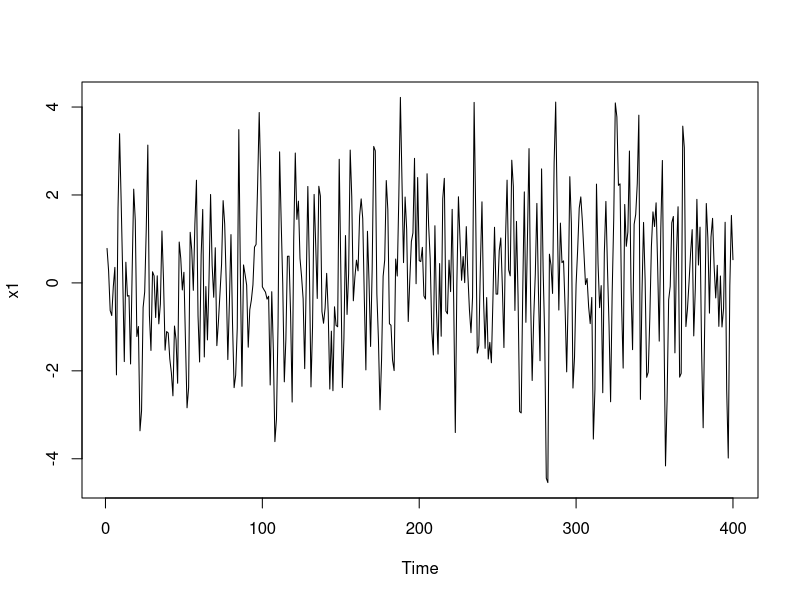
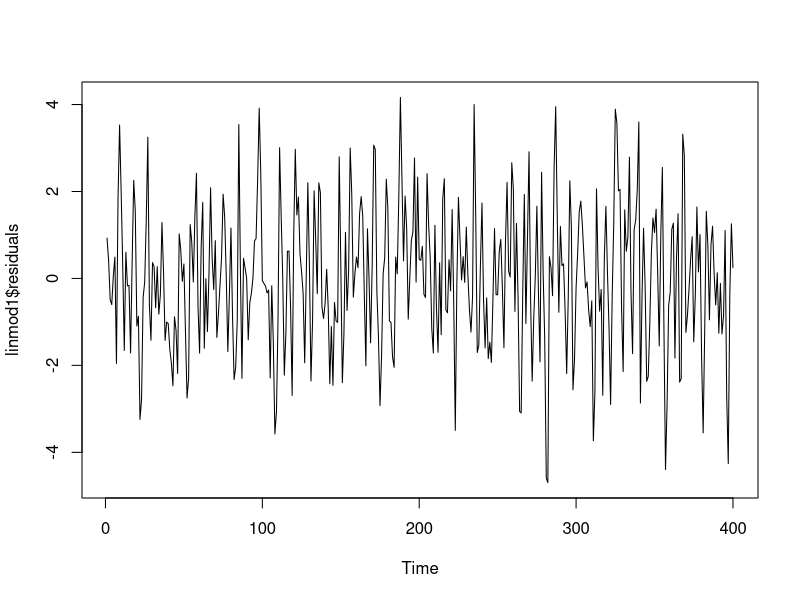
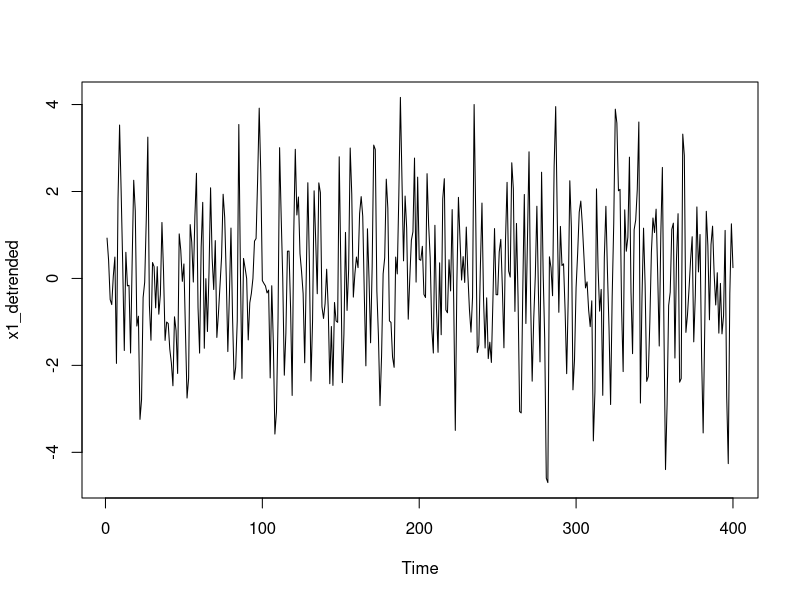
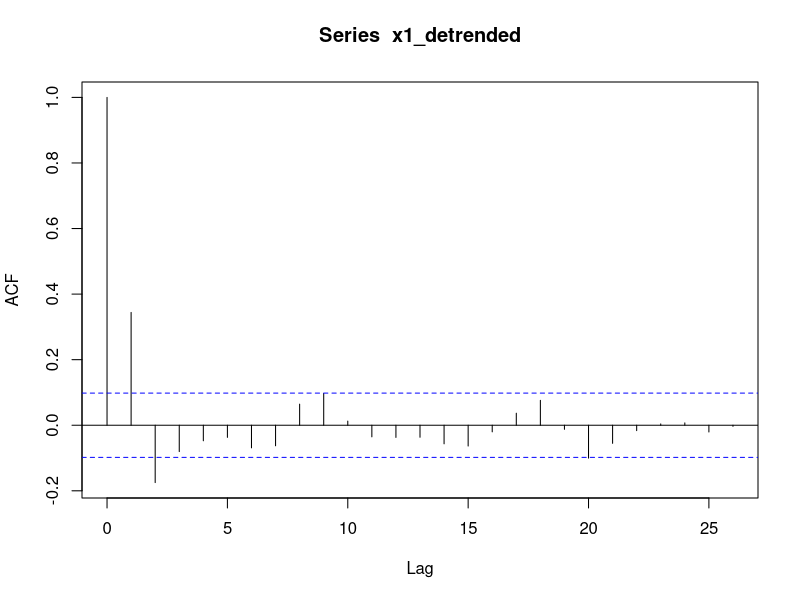
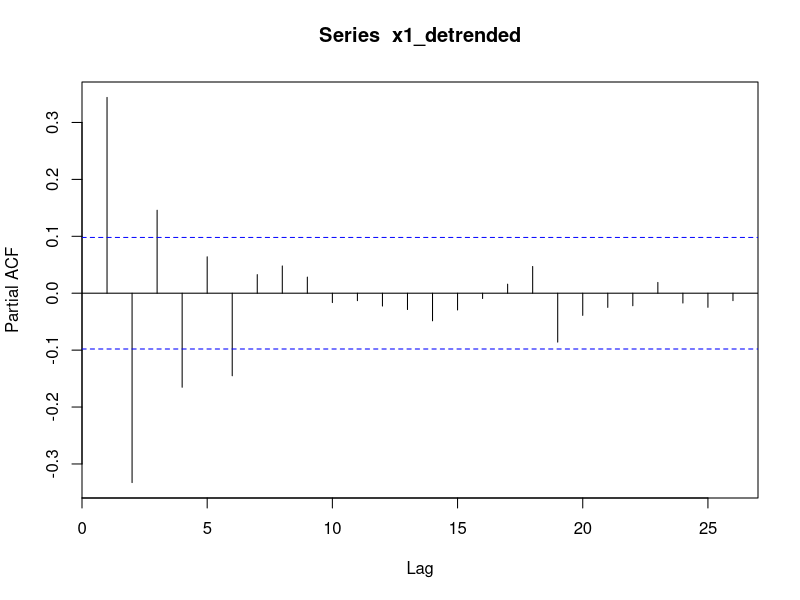
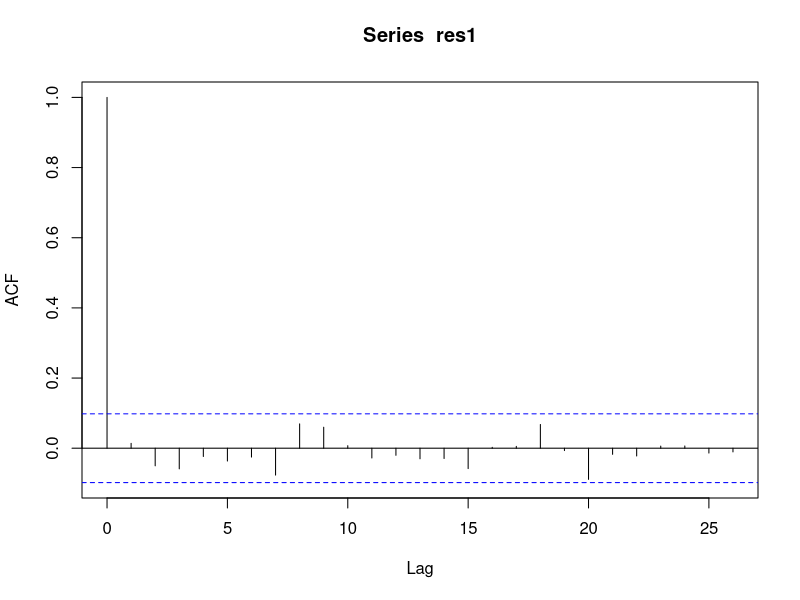
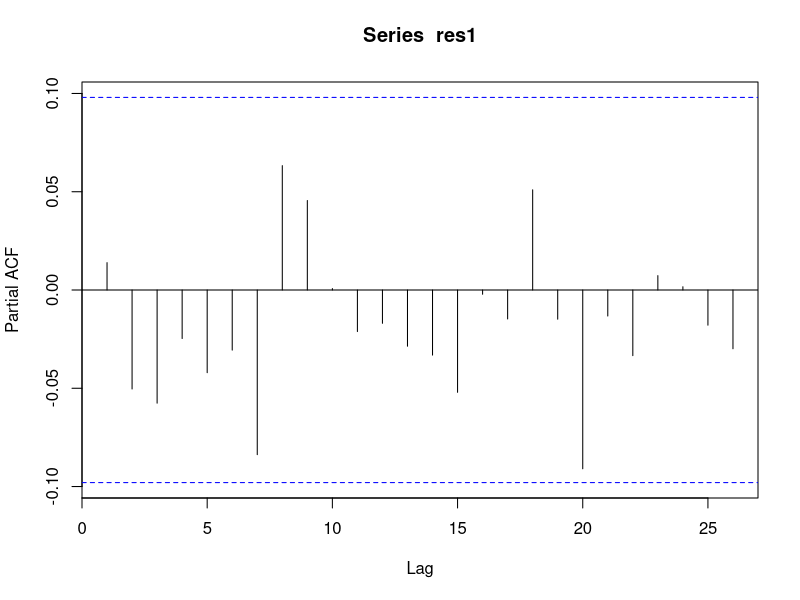
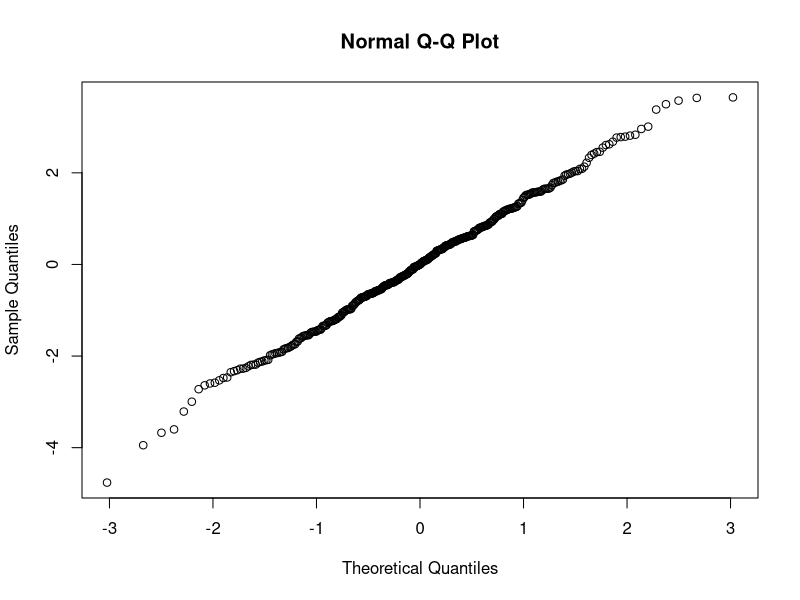

Write the R code that produced these figures, in order.
#install.packages("forecast")
#install.packages("lmtest")

library(forecast)
library(lmtest)

data <- read.csv("Data/lab4.csv", header = TRUE, sep = ",")
x1 <- data$Series.1
x2 <- data$Series.2

# Series 1

ts.plot(x1)
t1 <- seq(1, length(x1))
linmod1 <- lm(x1~t1)
linmod1

ts.plot(linmod1$residuals)

x1_detrended <- linmod1$residuals
ts.plot(x1_detrended)

x1_detrended

acf(x1_detrended)
# ACF - MA(2), q = 2 , q > 2 null
pacf(x1_detrended)
# PACF - exponential decay - MA model

# Original
model1 <- arima(x1_detrended, order=c(0,0,2))
res1 <- model1$residuals
coeftest(model1)
fit1 <- fitted(model1)
acf(res1)
pacf(res1)
qqnorm(res1)
hist(res1)
plot(fit1, res1)
plot(t1, res1, type="line")

# overfit

# ARIMA(1,0,2)
model1 <- arima(x1_detrended, order=c(1,0,2))
res1 <- model1$residuals
coeftest(model1)
fit1 <- fitted(model1)
acf(res1)
pacf(res1)
qqnorm(res1)
hist(res1)
plot(fit1, res1)
plot(t1, res1, type="line")
# AR1 significant

# ARIMA(0,0,3)
model1 <- arima(x1_detrended, order=c(0,0,3))
res1 <- model1$residuals
coeftest(model1)
fit1 <- fitted(model1)
acf(res1)
pacf(res1)
qqnorm(res1)
hist(res1)
plot(fit1, res1)
plot(t1, res1, type="line")
# MA3 not significant

# ARIMA(2,0,2)
model1 <- arima(x1_detrended, order=c(2,0,2))
res1 <- model1$residuals
coeftest(model1)
fit1 <- fitted(model1)
acf(res1)
pacf(res1)
qqnorm(res1)
hist(res1)
plot(fit1, res1)
plot(t1, res1, type="line")
# AR2 not significant

# Final model
# ARIMA(1,0,2)
model1 <- arima(x1_detrended, order=c(1,0,2))
res1 <- model1$residuals
coeftest(model1)
fit1 <- fitted(model1)
acf(res1)
pacf(res1)
qqnorm(res1)
hist(res1)
plot(fit1, res1)
plot(t1, res1, type="line")
linmod1
model1

#Ljung-Box Piere Statistic
Box.test(res1, type="Ljung", lag=10)
Box.test(res1, type="Ljung", lag=50)
Box.test(res1, type="Ljung", lag=100)
Box.test(res1, type="Ljung", lag=300)

# Series 2

ts.plot(x2)
t2 <- seq(1, length(x2))
linmod2 <- lm(x2~t2)
linmod2

x2_detrended <- linmod2$residuals
ts.plot(x2_detrended)

acf(x2_detrended)
# ACF - slow decay - needs differencing 
pacf(x2_detrended)
# PACF -

#Differenciate
x2_detrended_diff1 <- diff(x2_detrended, difference=1)
ts.plot(x2_detrended_diff1)
x2_detrended_diff2 <- diff(x2_detrended, difference=2)
ts.plot(x2_detrended_diff2)
# d = 2 - stationary

acf(x2_detrended_diff2)
# MA(2) - q=2 not null, q > 2 null
pacf(x2_detrended_diff2)
# exponentila decay - suggests MA model

# Original
# ARIMA(0,2,2)
model2 <- arima(x2_detrended_diff2, order=c(0,2,2))
res2 <- model2$residuals
coeftest(model2)
fit2 <- fitted(model2)
acf(res2)
pacf(res2)
qqnorm(res2)
hist(res2)
plot(fit2, res2)
plot(t2[0:398], res2, type="line")
# overfit

# ARIMA(1,2,2)
model2 <- arima(x2_detrended_diff2, order=c(1,2,2))
res2 <- model2$residuals
coeftest(model2)
# AR1 significant

# ARIMA(0,0,3)
model2 <- arima(x2_detrended_diff2, order=c(0,2,3))
res2 <- model2$residuals
coeftest(model2)
# MA3 significant

# ARIMA(1,2,3)
model2 <- arima(x2_detrended_diff2, order=c(1,2,3))
res2 <- model2$residuals
coeftest(model2)
# AR1 not significant

# ARIMA(2,2,3)
model2 <- arima(x2_detrended_diff2, order=c(2,2,3))
res2 <- model2$residuals
coeftest(model2)
# AR2 not significant

# ARIMA(2,2,3)
model2 <- arima(x2_detrended_diff2, order=c(1,2,4))
res2 <- model2$residuals
coeftest(model2)
# MA4 not significant

# Keep ARIMA(1,2,3)
# ARIMA(1,2,3)
model2_1 <- arima(x2_detrended_diff2, order=c(1,2,3))
res2_1 <- model2_1$residuals
coeftest(model2_1)
fit2_1 <- fitted(model2_1)
acf(res2_1)
pacf(res2_1)
qqnorm(res2_1)
hist(res2_1)
plot(fit2_1, res2_1)
plot(t2[0:398], res2_1, type="line")
linmod2
model2_1

# Final Model
# ARIMA(0,2,3)
model2_2 <- arima(x2_detrended_diff2, order=c(0,2,3))
res2_2 <- model2_2$residuals
coeftest(model2_2)
fit2_2 <- fitted(model2_2)
acf(res2_2)
pacf(res2_2)
qqnorm(res2_2)
hist(res2_2)
plot(fit2_2, res2_2)
plot(t2[0:398], res2_2, type="line")
linmod2
model2_2

#Ljung-Box Piere Statistic
Box.test(res2_1, type="Ljung", lag=10)
Box.test(res2_1, type="Ljung", lag=50)
Box.test(res2_1, type="Ljung", lag=100)
Box.test(res2_1, type="Ljung", lag=300)
